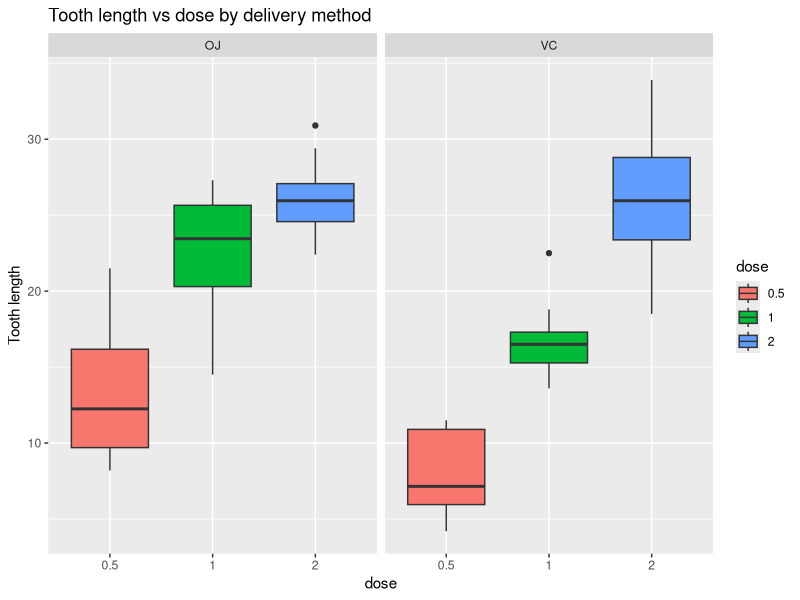
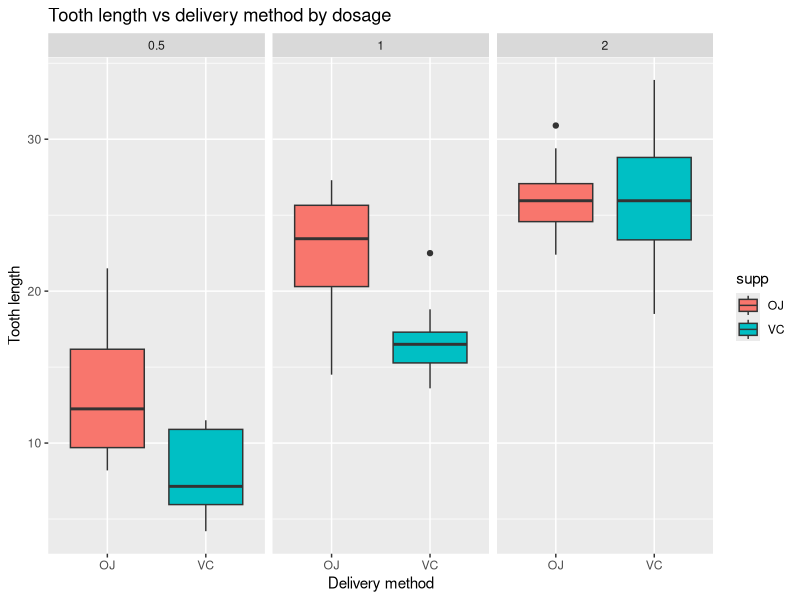

R code for these plots, in order:



# libraries ---------------------------------------------------------------

library(tidyverse)



# data --------------------------------------------------------------------


data("ToothGrowth")

df_toothgrowth <- as_tibble(ToothGrowth)

head(df_toothgrowth)

# summary -----------------------------------------------------------------

summary(ToothGrowth)

# exploratory data analysis -----------------------------------------------

# convert dose to factor

df_toothgrowth <- df_toothgrowth %>% mutate(dose = as.factor(dose))

# plot tooth length as a function of dose, by supplement

df_toothgrowth %>% ggplot(aes(x = dose, y = len, fill = dose)) +
       
       geom_boxplot() +
       facet_grid(~supp) +
       ggtitle("Tooth length vs dose by delivery method") + 
       ylab("Tooth length")

# plot tooth length as function of delivery method by dose

df_toothgrowth %>% ggplot(aes(x = supp, y = len, fill = supp)) +
       
       geom_boxplot() +
       facet_grid(~dose) +
       ggtitle("Tooth length vs delivery method by dosage") + 
       xlab("Delivery method") +
       ylab("Tooth length")


# compare tooth growth supp and dose --------------------------------------

# Does tooth length depend on delivery method?

      t.test(len ~ supp, data = df_toothgrowth) 
      
      # p-value is 0.06, confidence interval contains zero, so supplement delivery method doesn't affect tooth length
      
# Does tooth length depend on dose?
      
      # compare 0.5 to 1.0
      
              t.test(len ~ dose, data = df_toothgrowth %>% filter(dose == c("0.5","1")))
              
      # compare 0.5 to 2.0
              
              t.test(len ~ dose, data = df_toothgrowth %>% filter(dose == c("0.5","2")))
      
      # compare 1.0 to 2.0
              
              t.test(len ~ dose, data = df_toothgrowth %>% filter(dose == c("1","2")))

       # all p-values less than 0.05 no CIs cross 0, therefore we can reject the null hypothesis and assume that dose affects tooth length


# conclusions -------------------------------------------------------------

# include assumptions for conclusions








